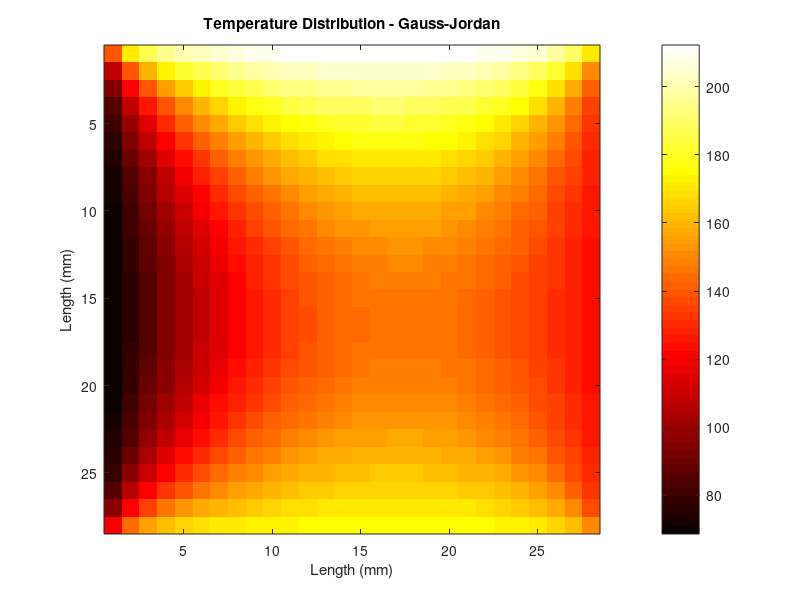
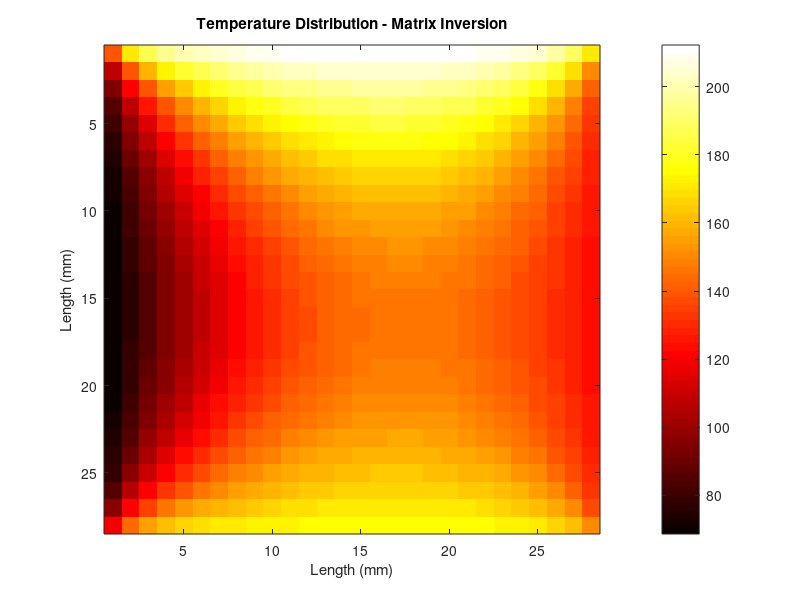

Here is the MATLAB script that generated these plots, in order:

%% HK
clear
clc

%% Inputs
intervalNumb = 30; % Number of total intervals
edgeTemperatures = [60 220 120 180]; % Edge Temperatures - Constant

%% Adjust Edge Temperatures
initialMatrix = zeros(intervalNumb,intervalNumb);
initialMatrix(1,:) = edgeTemperatures(1,1);
initialMatrix(:,1) = edgeTemperatures(1,2);
initialMatrix(intervalNumb,:) = edgeTemperatures(1,3);
initialMatrix(:,intervalNumb) = edgeTemperatures(1,4);

%% Constructing the System of Linear Equations and Solutions
inSqr = (intervalNumb-2)^2; 
augmentedCoefMatrix = zeros(inSqr,inSqr+1);
unknownValsIdx = zeros(size(initialMatrix));
unknownValsIdx(2:end-1,2:end-1) = ones(size(initialMatrix)-2);
unknownValsIdxVector = reshape(unknownValsIdx',1,intervalNumb^2);
tempUnknownValsIdx = zeros(size(unknownValsIdx));
tempSubMatrix = zeros(3,3,inSqr);
counter = 1;
for i=1:intervalNumb
    for j=1:intervalNumb
        if unknownValsIdx(i,j)==1
            tempUnknownValsIdx = zeros(size(unknownValsIdx));
            tempUnknownValsIdx(i,j)=4;
            if unknownValsIdx(i+1,j)==1
                tempUnknownValsIdx(i+1,j)=-1;
            end
            if unknownValsIdx(i-1,j)==1
                tempUnknownValsIdx(i-1,j)=-1;
            end
            if unknownValsIdx(i,j+1)==1
                tempUnknownValsIdx(i,j+1)=-1;
            end
            if unknownValsIdx(i,j-1)==1
                tempUnknownValsIdx(i,j-1)=-1;
            end
            tempUnknownValsIdx = tempUnknownValsIdx(2:end-1,2:end-1);
            tempRealUnknownIdxVect = reshape(transpose(tempUnknownValsIdx),1,length(tempUnknownValsIdx)^2);
            augmentedCoefMatrix(counter,1:inSqr) = tempRealUnknownIdxVect;
            counter = counter+1;
        end  
    end
end
constantVals = zeros(size(tempUnknownValsIdx));
constantVals(1,:) = constantVals(1,:) + edgeTemperatures(1,1);
constantVals(:,1) = constantVals(:,1) + edgeTemperatures(1,2);
constantVals(size(tempUnknownValsIdx),:) = constantVals(size(tempUnknownValsIdx),:) + edgeTemperatures(1,3);
constantVals(:,size(tempUnknownValsIdx)) = constantVals(:,size(tempUnknownValsIdx)) + edgeTemperatures(1,4);
constantVals = reshape(transpose(constantVals),1,length(constantVals)^2);

%% Gauss-Jordan 
augmentedCoefMatrix(:,inSqr+1) =  transpose(constantVals);
augmentedCoefMatrixEchelon = rref(augmentedCoefMatrix); % Reduced Raw Echelon Form
xVals_1 = reshape(augmentedCoefMatrixEchelon(:,1+inSqr),intervalNumb-2,intervalNumb-2);
imagesc(xVals_1); 
colormap('hot'); colorbar; 
xlabel('Length (mm)'); ylabel('Length (mm)'); title('Temperature Distribution - Gauss-Jordan')

%% Matrix Inversion
coefMatrix = augmentedCoefMatrix(1:inSqr,1:inSqr);
constantVals = transpose(constantVals);
nonzeroDeterminant = any(det(coefMatrix));
if nonzeroDeterminant == 1
    fprintf('Determinant of coefficient matrix is nonzero.\nTherefore, inverse of coeffficient matrix exists.\n')
    xVals_2 = coefMatrix\constantVals;
    xVals_2 = reshape(xVals_2,intervalNumb-2,intervalNumb-2);
    figure
    imagesc(xVals_2); 
    colormap('hot'); colorbar; 
    xlabel('Length (mm)'); ylabel('Length (mm)'); title('Temperature Distribution - Matrix Inversion')
end
